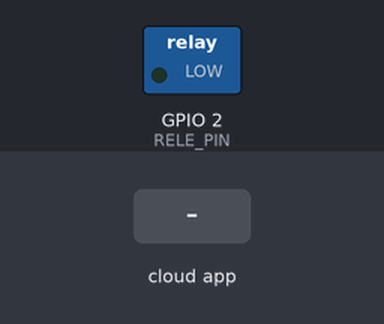
A sketch run on a simulated ESP32. Parts: switched loads named in the sketch (green lamp = pin HIGH). The inputs (shaded band) are chosen by the test bench. WiFi joins after 1.5 s; servers stay silent unless stated; the Firebase database answers and starts empty; what the sketch prints to the serial monitor is not drawn.

Above: at 2.8 s.
2.9 s: the phone or cloud app sets rele to 1
At 3.8 s:
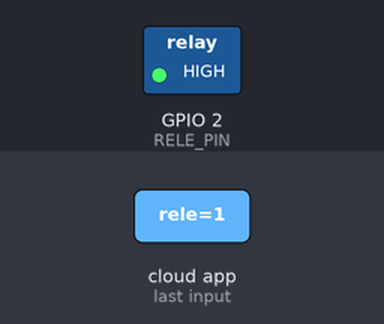
4.5 s: the phone or cloud app sets rele to 0
At 5.0 s:
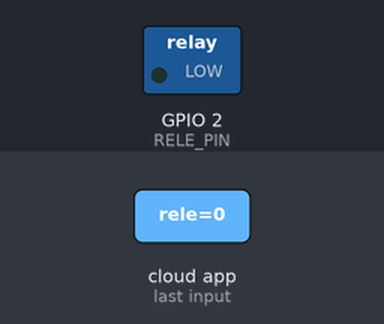
Timing chart, 0 to 7.5 s (numbered marks = the images above; inputs shaded):
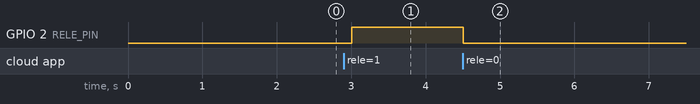

Measured:
- after the input at 2.9 s, GPIO 2 (RELE_PIN): LOW → HIGH after 0.11 s
- after the input at 4.5 s, GPIO 2 (RELE_PIN): HIGH → LOW at once

The sketch:

v2.ino
```cpp
#include <WiFi.h>
#include <Firebase_ESP_Client.h>
#include <DHT.h>
#include <addons/RTDBHelper.h>
#include <addons/TokenHelper.h>

// Configuración de pines y sensores
#define DHTPIN 4
#define RELE_PIN 2
#define DHTTYPE DHT11

// Configuración WiFi y Firebase
#define WIFI_SSID "mainAzir"
#define WIFI_PASSWORD "saitamadepelos"
#define API_KEY "AIzaSyDOIe-kHO8b24BZRcsz6uV_UzR-koPxH20"
#define DATABASE_URL "https://esp32-sensors-33628-default-rtdb.firebaseio.com/"

// Objetos globales
FirebaseData fbdo;
FirebaseAuth auth;
FirebaseConfig config;
DHT dht(DHTPIN, DHTTYPE);

// Variables de control
unsigned long ultimoEnvio = 0;
unsigned long ultimoHeartbeat = 0;
bool releEstado = false;
bool firebaseInitialized = false;

void conectarWiFi() {
  Serial.print("\nConectando a WiFi");
  WiFi.begin(WIFI_SSID, WIFI_PASSWORD);

  while (WiFi.status() != WL_CONNECTED) {
    delay(500);
    Serial.print(".");
  }

  Serial.printf("\nWiFi conectado, IP: %s\n", WiFi.localIP().toString().c_str());
}

void setup() {
  Serial.begin(115200);
  pinMode(RELE_PIN, OUTPUT);
  digitalWrite(RELE_PIN, LOW);
  dht.begin();

  // Conexión WiFi
  conectarWiFi();

  // Configuración Firebase
  config.api_key = API_KEY;
  config.database_url = DATABASE_URL;
  config.token_status_callback = tokenStatusCallback;  // Importante

  Serial.println("Conectando a Firebase...");

  if (Firebase.signUp(&config, &auth, "", "")) {
    firebaseInitialized = true;
    Firebase.begin(&config, &auth);
    Firebase.reconnectWiFi(true);

    // Esperar conexión Firebase
    while (!Firebase.ready()) {
      delay(100);
    }

    // Estado inicial
    FirebaseJson json;
    json.set("estado", "online");
    json.set("rele", false);
    if (Firebase.RTDB.setJSON(&fbdo, "/dispositivos/esp32_1", &json)) {
      Serial.println("Firebase conectado y listo");
    }
  } else {
    Serial.println("Error conectando a Firebase");
  }
}

void loop() {
  // Verificar conectividad
  if (WiFi.status() != WL_CONNECTED) {
    Serial.println("Reconectando WiFi...");
    conectarWiFi();
    return;
  }

  if (!firebaseInitialized || !Firebase.ready()) {
    Serial.println("Firebase no está listo");
    return;
  }

  unsigned long ahora = millis();

  // Enviar datos cada 20 segundos
  if (ahora - ultimoEnvio >= 20000) {
    float humedad = dht.readHumidity();
    float temperatura = dht.readTemperature();

    if (!isnan(humedad) && !isnan(temperatura)) {
      FirebaseJson datos;
      datos.set("lm35_temperatura", 0);
      datos.set("dht11_temperatura", temperatura);
      datos.set("dht11_humedad", humedad);
      datos.set("timestamp", String(ahora));

      if (Firebase.RTDB.setJSON(&fbdo, "/sensores/lecturas/inicial", &datos)) {
        Serial.printf("Datos enviados - Temp: %.1f°C, Hum: %.1f%%\n", temperatura, humedad);
      } else {
        Serial.printf("Error enviando datos: %s\n", fbdo.errorReason().c_str());
      }
    } else {
      Serial.println("Error leyendo DHT11");
    }
    ultimoEnvio = ahora;
  }

  // Actualizar heartbeat cada 5 segundos
  if (ahora - ultimoHeartbeat >= 5000) {
    FirebaseJson estado;
    estado.set("estado", "online");
    estado.set("ultima_conexion", String(ahora));
    estado.set("rele", releEstado);

    if (Firebase.RTDB.setJSON(&fbdo, "/dispositivos/esp32_1", &estado)) {
      Serial.println("Estado actualizado");
    }
    ultimoHeartbeat = ahora;
  }

  // Verificar estado del relé
  if (Firebase.RTDB.getBool(&fbdo, "/dispositivos/esp32_1/rele")) {
    bool nuevoEstado = fbdo.boolData();
    if (nuevoEstado != releEstado) {
      releEstado = nuevoEstado;
      digitalWrite(RELE_PIN, releEstado);
      Serial.printf("Relé: %s\n", releEstado ? "ON" : "OFF");
    }
  }
}
```
